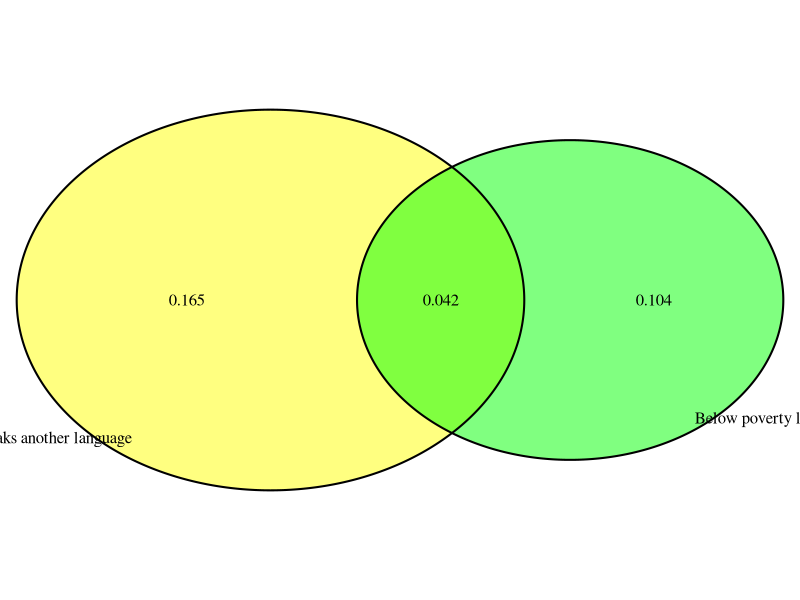
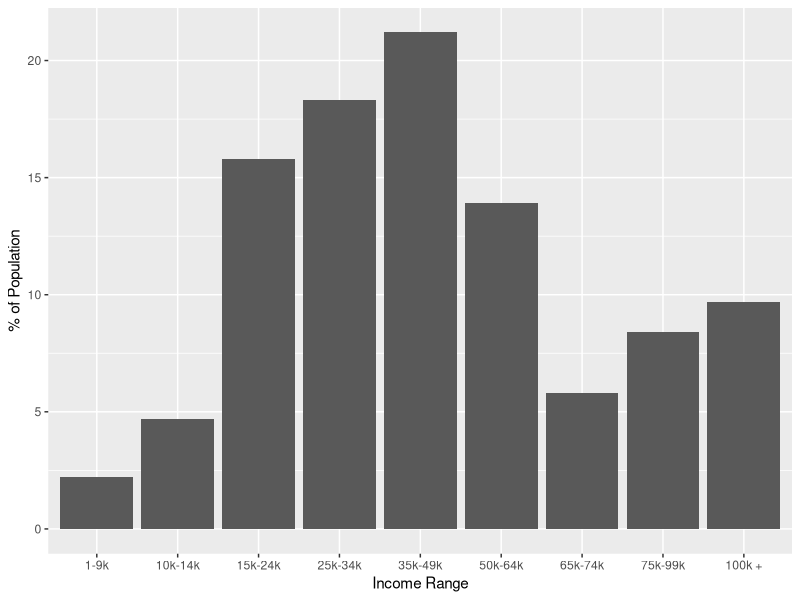

Write R code to recreate these figures, in order.
## ---- chunk 1
knitr::opts_chunk$set(echo = TRUE)
library(VennDiagram)
library(ggplot2)
## ---- chunk 2
# Create variables based on above
below_poverty_line <- .146
lang_other_english <- .207
both <- .042
## ---- chunk 3
grid.newpage()
draw.pairwise.venn(area1 = below_poverty_line,
                   area2 = lang_other_english,
                   cross.area = both,
                   fill = c("green", "yellow"),
                   category = c("Below poverty line", "Speaks another language"),
                   scaled = TRUE)
## ---- chunk 4
below_poverty_line - both
## ---- chunk 5
(below_poverty_line + lang_other_english) - (both)
## ---- chunk 6
1 - (below_poverty_line + lang_other_english - both)
## ---- chunk 7
# Testing rule for independent processes - P(A and B) = P(A) x P(B)
below_poverty_line * lang_other_english
isTRUE(both == (below_poverty_line * lang_other_english))
## ---- chunk 8
fiction1st <- (72/95)
hardcover2ndpossibility1 <- (28/94)
hardcover2ndpossibility2 <- (27/94)

fiction1st * 
  (((hardcover2ndpossibility1 * fiction1st)) + 
     ((hardcover2ndpossibility2 * (1 - fiction1st))))

## ---- chunk 9
bag_costs <-c(0, 25, 35)
bag_perc <- c(.54,.34,.12)

# Calc average revenue per passenger
one_bag_revenue <- bag_costs[2] * bag_perc[2]
two_bags_revenue <- (bag_costs[2] + bag_costs[3]) * bag_perc[3]

per_person_revenue <- one_bag_revenue + two_bags_revenue

## Calculation of standard deviation

# Start with variance.  Same as for 'normal' statistics except that probability included as well for each element
variance <- ((bag_costs[1] - per_person_revenue)^2 * .54) + 
  ((bag_costs[2] - per_person_revenue)^2 * .34) +
  ((bag_costs[3] - per_person_revenue)^2 * .12)

# Standard deviation is square root of variance
standard_deviation <- sqrt(variance)

# Printing of the calculated answers
per_person_revenue
variance
standard_deviation
## ---- chunk 10
income <- data.frame(c("1-9k", "10k-14k", "15k-24k", "25k-34k", "35k-49k", "50k-64k", "65k-74k", "75k-99k", "100k +"), c(2.2, 4.7, 15.8, 18.3, 21.2, 13.9, 5.8, 8.4, 9.7))
colnames(income) <- c("income", "perc_of_population")
ggplot(data=income, aes(x=factor(income, level=income), y=perc_of_population)) +
  geom_bar(stat="identity") +
  xlab("Income Range") + ylab("% of Population")
## ---- chunk 11
sum(income$perc_of_population[1:5])
## ---- chunk 12
.622 * .41
## ---- chunk 13
# Testing for independence: Does P(A and B) = P(A) x P(B)?

a_and_b <- .718
a <- .41
b <- .622

a*b
isTRUE(a_and_b == (a*b))
